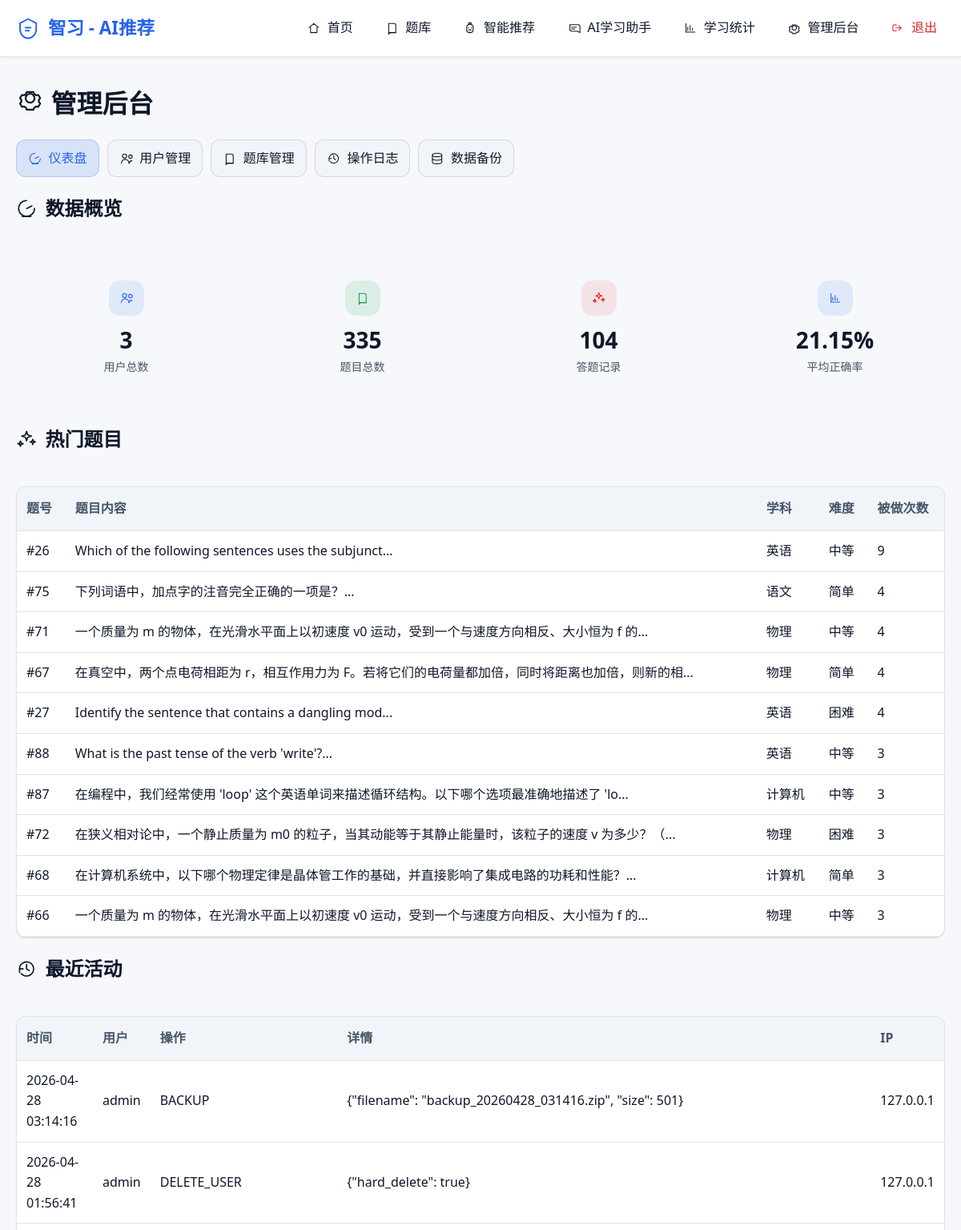
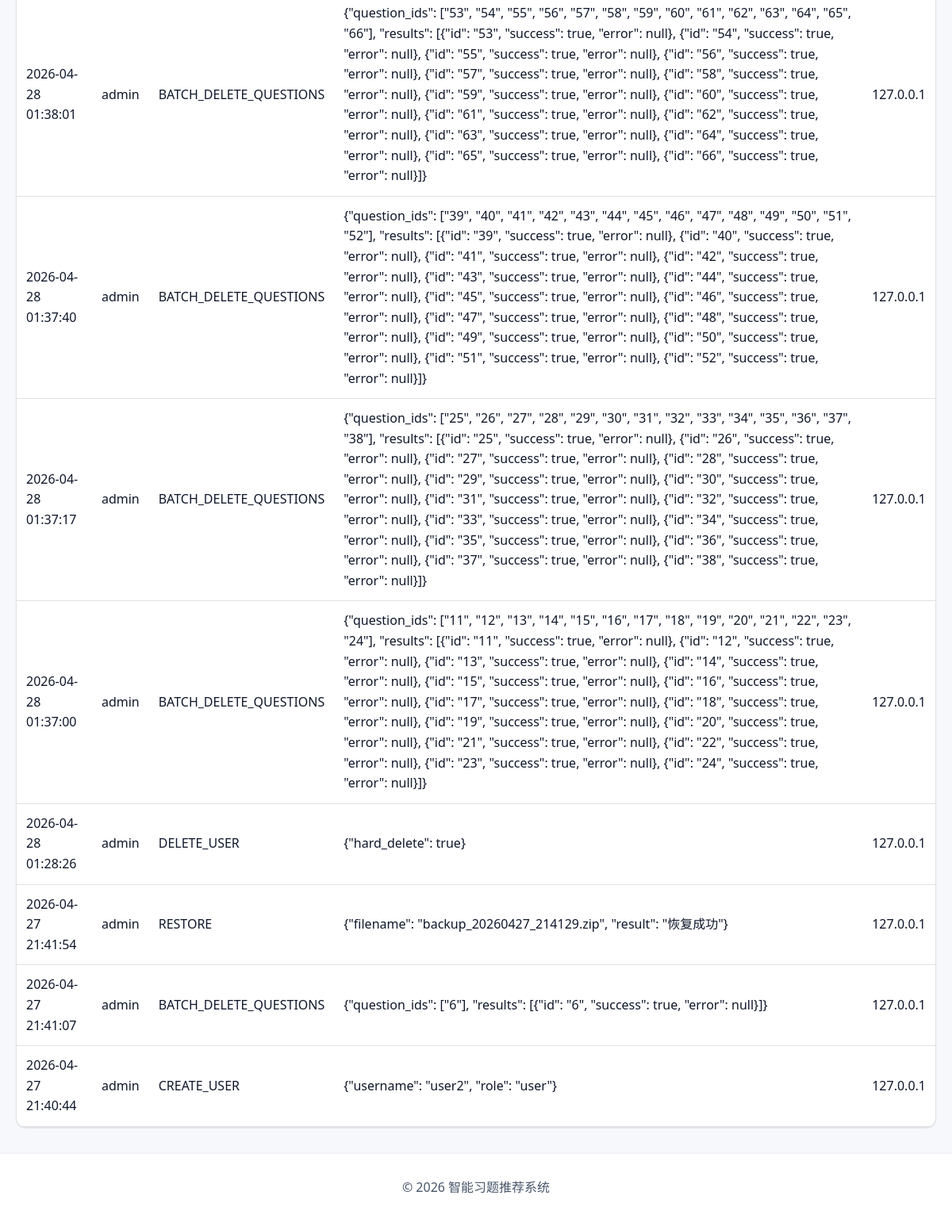
The page /admin (signed in) on the database its author committed (2 pictures, top to bottom).
### tables this page shows
CREATE TABLE questions (
                        id INTEGER PRIMARY KEY AUTOINCREMENT,
                        question TEXT NOT NULL,
                        options TEXT NOT NULL,
                        answer TEXT NOT NULL,
                        knowledge TEXT,
                        difficulty TEXT,
                        subject TEXT,
                        grade TEXT,
                        is_deleted INTEGER DEFAULT 0,
                        created_at TEXT DEFAULT (datetime('now')),
                        updated_at TEXT DEFAULT (datetime('now')),
                        created_by INTEGER REFERENCES users(id)
                    );

CREATE TABLE audit_logs (
                        id INTEGER PRIMARY KEY AUTOINCREMENT,
                        user_id INTEGER REFERENCES users(id),
                        action TEXT NOT NULL,
                        target_type TEXT,
                        target_id INTEGER,
                        details TEXT,
                        ip_address TEXT,
                        created_at TEXT DEFAULT (datetime('now'))
                    );

CREATE TABLE users (
                        id INTEGER PRIMARY KEY AUTOINCREMENT,
                        username TEXT UNIQUE NOT NULL,
                        password TEXT NOT NULL,
                        role TEXT DEFAULT 'user' CHECK(role IN ('admin', 'user')),
                        created_at TEXT DEFAULT (datetime('now')),
                        updated_at TEXT DEFAULT (datetime('now')),
                        is_deleted INTEGER DEFAULT 0
                    );

### exam-recommend-system/app.py (the view, shortened to what this page needs)
@app.route('/admin')
def admin():
    if 'username' not in session:
        return redirect(url_for('login'))
    user = UserModel.find_by_username(session['username'])
    if not user or user.get('role') != 'admin':
        return redirect(url_for('index'))
    from models import UserRecordModel
    total_users = UserModel.count()
    total_questions = QuestionModel.count()
    total_records = 0
    avg_accuracy = 0
    hot_questions = []
    recent_logs = []
    try:
        with db_config.get_connection() as conn:
            cursor = conn.cursor()
            if db_config.db_type == 'sqlite':
                cursor.execute("SELECT COUNT(*) as cnt FROM user_records")
                total_records = dict(cursor.fetchone())['cnt']
                cursor.execute("SELECT AVG(CAST(correct AS FLOAT)) * 100 as avg_acc FROM user_records")
                result = cursor.fetchone()
                avg_accuracy = round(dict(result)['avg_acc'] or 0, 2) if result else 0
                cursor.execute(
                    """SELECT q.id, q.question, q.subject, q.difficulty, COUNT(ur.id) as times_done
                       FROM user_records ur
                       JOIN questions q ON ur.question_id = q.id
                       GROUP BY q.id
                       ORDER BY times_done DESC, q.id DESC
                       LIMIT 10"""
                )
                for r in cursor.fetchall():
                    d = dict(r)
                    hot_questions.append(d)
                cursor.execute(
                    """SELECT al.id, al.created_at, al.user_id, u.username as username, al.action, al.target_type, al.target_id, al.details, al.ip_address
                       FROM audit_logs al
                       LEFT JOIN users u ON al.user_id = u.id
                       ORDER BY al.id DESC
                       LIMIT 10"""
                )
                for r in cursor.fetchall():
                    d = dict(r)
                    if d.get('created_at') and isinstance(d['created_at'], str) and len(d['created_at']) >= 19:
                        d['created_at'] = d['created_at'][:19].replace('T', ' ')
                    recent_logs.append(d)
    except:
        pass
    return render_template('admin/dashboard.html',
                          active_tab='dashboard',
                          stats={
                              'total_users': total_users,
                              'total_questions': total_questions,
                              'total_records': total_records,
                              'avg_accuracy': avg_accuracy
                          },
                          hot_questions=hot_questions,
                          recent_logs=recent_logs)

### exam-recommend-system/app.py (called while the page is built)
@app.before_request
def before_request():
    if request.endpoint and request.endpoint.startswith('admin.'):
        return
    if request.endpoint and request.endpoint in ('login', 'register', 'static'):
        return
    if request.path.startswith('/api/'):
        return

### exam-recommend-system/db_config.py (called while the page is built)
    def _create_sqlite_connection(self):
        conn = sqlite3.connect(self.db_path, check_same_thread=False)
        conn.row_factory = sqlite3.Row
        conn.execute('PRAGMA foreign_keys = ON')
        conn.execute('PRAGMA journal_mode = WAL')
        conn.execute('PRAGMA busy_timeout = 5000')
        return conn

    def get_pool(self):
        if self._pool is None:
            self.init_pool()
        return self._pool

    @contextmanager
    def get_connection(self):
        pool = self.get_pool()
        conn = None
        try:
            if self.db_type == 'sqlite':
                conn = pool.get_connection()
            else:
                conn = pool.getconn()
            conn.autocommit = False
            yield conn
            conn.commit()
        except Exception as e:
            if conn:
                conn.rollback()
            raise
        finally:
            if conn:
                if self.db_type == 'sqlite':
                    conn.close()
                else:
                    pool.putconn(conn)

    def get_connection(self):
        with self._lock:
            if self._pool:
                return self._pool.pop()
            if len(self._pool) < self.max_conn:
                return self.factory()
            raise Exception("连接池已满")

### exam-recommend-system/models.py (called while the page is built)
    @staticmethod
    def find_by_username(username):
        with db_config.get_connection() as conn:
            cursor = conn.cursor()
            if db_config.db_type == 'sqlite':
                cursor.execute(
                    "SELECT * FROM users WHERE username = ? AND is_deleted = 0",
                    (username,)
                )
            else:
                cursor.execute(
                    "SELECT * FROM users WHERE username = %s AND is_deleted = FALSE",
                    (username,)
                )
            row = cursor.fetchone()
            if row:
                return dict(row) if not isinstance(row, dict) else row
            return None

### exam-recommend-system/templates/admin/dashboard.html
{% extends "admin/base.html" %}
{% from "_icons.html" import icon %}
{% block admin_content %}
<h2 class="section-title">{{ icon('dashboard') }} 数据概览</h2>
<div class="stat-cards">
    <div class="stat-card">
        <div class="stat-icon">{{ icon('users') }}</div>
        <div class="value">{{ stats.total_users }}</div>
        <div class="label">用户总数</div>
    </div>
    <div class="stat-card">
        <div class="stat-icon stat-icon-success">{{ icon('book') }}</div>
        <div class="value">{{ stats.total_questions }}</div>
        <div class="label">题目总数</div>
    </div>
    <div class="stat-card">
        <div class="stat-icon stat-icon-danger">{{ icon('sparkles') }}</div>
        <div class="value">{{ stats.total_records }}</div>
        <div class="label">答题记录</div>
    </div>
    <div class="stat-card">
        <div class="stat-icon">{{ icon('chart') }}</div>
        <div class="value">{{ stats.avg_accuracy }}%</div>
        <div class="label">平均正确率</div>
    </div>
</div>
<h2 class="section-title">{{ icon('sparkles') }} 热门题目</h2>
<div class="table-container">
    <table class="data-table">
        <thead>
            <tr>
                <th>题号</th>
                <th>题目内容</th>
                <th>学科</th>
                <th>难度</th>
                <th>被做次数</th>
            </tr>
        </thead>
        <tbody>
            {% for q in hot_questions %}
            <tr>
                <td>#{{ q.id }}</td>
                <td>{{ q.question[:50] }}...</td>
                <td>{{ q.subject or '通用' }}</td>
                <td>{{ q.difficulty or '中等' }}</td>
                <td>{{ q.times_done }}</td>
            </tr>
            {% else %}
            <tr>
                <td colspan="5" class="table-empty">暂无数据</td>
            </tr>
            {% endfor %}
        </tbody>
    </table>
</div>
<h2 class="section-title">{{ icon('history') }} 最近活动</h2>
<div class="table-container">
    <table class="data-table">
        <thead>
            <tr>
                <th>时间</th>
                <th>用户</th>
                <th>操作</th>
                <th>详情</th>
                <th>IP</th>
            </tr>
        </thead>
        <tbody>
            {% for log in recent_logs %}
            <tr>
                <td>{{ log.created_at }}</td>
                <td>{{ log.username or log.user_id }}</td>
                <td>{{ log.action }}</td>
                <td>{{ log.details }}</td>
                <td>{{ log.ip_address or '-' }}</td>
            </tr>
            {% else %}
            <tr>
                <td colspan="5" class="table-empty">暂无日志</td>
            </tr>
            {% endfor %}
        </tbody>
    </table>
</div>
{% endblock %}

### exam-recommend-system/static/css/style.css (style rules this page uses)
:root { --color-brand: #2563EB; --color-brand-hover: #1D4ED8; --color-brand-soft: rgba(37, 99, 235, 0.10); --color-accent: #10B981; --color-bg: #F6F8FB; --color-surface: #FFFFFF; --color-surface-2: #F1F5F9; --color-text: #0F172A; --color-text-muted: #475569; --color-border: rgba(15, 23, 42, 0.12); --color-success: #16A34A; --color-warning: #D97706; --color-danger: #DC2626; --color-focus: rgba(37, 99, 235, 0.32); --font-sans: ui-sans-serif, system-ui, "Segoe UI", "Microsoft YaHei", Arial, sans-serif; --font-size-12: 12px; --font-size-14: 14px; --font-size-16: 16px; --font-size-18: 18px; --font-size-20: 20px; --font-size-24: 24px; --font-size-32: 32px; --line-compact: 1.35; --line-base: 1.6; --space-1: 4px; --space-2: 8px; --space-3: 12px; --space-4: 16px; --space-5: 20px; --space-6: 24px; --space-8: 32px; --space-10: 40px; --radius-1: 8px; --radius-2: 12px; --radius-3: 16px; --shadow-sm: 0 1px 2px rgba(2, 6, 23, 0.06), 0 1px 1px rgba(2, 6, 23, 0.04); --shadow-md: 0 8px 24px rgba(2, 6, 23, 0.12); --shadow-lg: 0 18px 50px rgba(2, 6, 23, 0.18); --transition-fast: 150ms ease-out; --transition-base: 220ms ease-out; --primary-color: var(--color-brand); --primary-hover: var(--color-brand-hover); --secondary-color: var(--color-bg); --text-color: var(--color-text); --text-light: var(--color-text-muted); --white: var(--color-surface); --success: var(--color-success); --warning: var(--color-warning); --danger: var(--color-danger); --shadow: var(--shadow-md); --radius: var(--radius-2); }
* { box-sizing: border-box; margin: 0; padding: 0; }
html { color-scheme: light dark; text-size-adjust: 100%; }
body { font-family: var(--font-sans); background-color: var(--color-bg); color: var(--color-text); line-height: var(--line-base); text-rendering: optimizeLegibility; }
.stat-card { text-align: center; padding: 30px; }
.stat-icon { display: inline-flex; align-items: center; justify-content: center; inline-size: 44px; block-size: 44px; border-radius: 14px; background: rgba(37, 99, 235, 0.10); color: var(--color-brand); margin: 0 auto var(--space-2); }
.stat-icon-success { background: rgba(22, 163, 74, 0.12); color: var(--color-success); }
.stat-icon-danger { background: rgba(220, 38, 38, 0.10); color: var(--color-danger); }
.section-title { margin-bottom: 20px; display: inline-flex; align-items: center; gap: 10px; }
.stat-cards { display: grid; grid-template-columns: repeat(auto-fit, minmax(200px, 1fr)); gap: 20px; margin-bottom: 10px; }
.stat-card .value { font-size: 28px; font-weight: 800; color: var(--color-text); }
.stat-card .label { color: var(--color-text-muted); font-size: 14px; }
.table-container { background: var(--color-surface); border-radius: 12px; box-shadow: var(--shadow-sm); border: 1px solid var(--color-border); overflow: hidden; }
.data-table { width: 100%; border-collapse: collapse; }
.data-table th { background: var(--color-surface-2); padding: 14px 12px; text-align: left; font-weight: 700; color: var(--color-text-muted); border-bottom: 1px solid var(--color-border); }
.data-table td { padding: 12px; border-bottom: 1px solid var(--color-border); }

### rows shown on the page
questions: id "26", question "Which of the following sentences uses the subjunct", subject "英语", difficulty "中等", times_done "9"
questions: id "75", question "下列词语中，加点字的注音完全正确的一项是？", subject "语文", difficulty "简单", times_done "4"
questions: id "71", question "一个质量为 m 的物体，在光滑水平面上以初速度 v0 运动，受到一个与速度方向相反、大小恒为 f 的", subject "物理", difficulty "中等", times_done "4"
questions: id "67", question "在真空中，两个点电荷相距为 r，相互作用力为 F。若将它们的电荷量都加倍，同时将距离也加倍，则新的相", subject "物理", difficulty "简单", times_done "4"
questions: id "27", question "Identify the sentence that contains a dangling mod", subject "英语", difficulty "困难", times_done "4"
questions: id "88", question "What is the past tense of the verb 'write'?", subject "英语", difficulty "中等", times_done "3"
questions: id "87", question "在编程中，我们经常使用 'loop' 这个英语单词来描述循环结构。以下哪个选项最准确地描述了 'lo", subject "计算机", difficulty "中等", times_done "3"
questions: id "72", question "在狭义相对论中，一个静止质量为 m0 的粒子，当其动能等于其静止能量时，该粒子的速度 v 为多少？（", subject "物理", difficulty "困难", times_done "3"
questions: id "68", question "在计算机系统中，以下哪个物理定律是晶体管工作的基础，并直接影响了集成电路的功耗和性能？", subject "计算机", difficulty "简单", times_done "3"
questions: id "66", question "一个质量为 m 的物体，在光滑水平面上以初速度 v0 运动，受到一个与速度方向相反、大小恒为 f 的", subject "物理", difficulty "中等", times_done "3"
audit_logs: created_at "2026-04-28 03:14:16", username "admin", action "BACKUP", details "{\"filename\": \"backup_20260428_031416.zip\", \"size\": 501}", ip_address "127.0.0.1"
audit_logs: created_at "2026-04-28 01:56:41", username "admin", action "DELETE_USER", details "{\"hard_delete\": true}", ip_address "127.0.0.1"
audit_logs: created_at "2026-04-28 01:38:01", username "admin", action "BATCH_DELETE_QUESTIONS", details "{\"question_ids\": [\"53\", \"54\", \"55\", \"56\", \"57\", \"58\", \"59\", \"60\", \"61\", \"62\", \"63\", \"64\", \"65\", \"66\"], \"results\": [{\"id\": \"53\", \"success\": true, \"error\": null}, {\"id\": \"54\", \"success\": true, \"error\": null}, {\"id\": \"55\", \"success\": true, \"error\": null}, {\"id\": \"56\", \"success\": true, \"error\": null}, {\"id\": \"57\", \"success\": true, \"error\": null}, {\"id\": \"58\", \"success\": true, \"error\": null}, {\"id\": \"59\", \"success\": true, \"error\": null}, {\"id\": \"60\", \"success\": true, \"error\": null}, {\"id\": \"61\", \"success\": true, \"error\": null}, {\"id\": \"62\", \"success\": true, \"error\": null}, {\"id\": \"63\", \"success\": true, \"error\": null}, {\"id\": \"64\", \"success\": true, \"error\": null}, {\"id\": \"65\", \"success\": true,…", ip_address "127.0.0.1"
audit_logs: created_at "2026-04-28 01:37:40", username "admin", action "BATCH_DELETE_QUESTIONS", details "{\"question_ids\": [\"39\", \"40\", \"41\", \"42\", \"43\", \"44\", \"45\", \"46\", \"47\", \"48\", \"49\", \"50\", \"51\", \"52\"], \"results\": [{\"id\": \"39\", \"success\": true, \"error\": null}, {\"id\": \"40\", \"success\": true, \"error\": null}, {\"id\": \"41\", \"success\": true, \"error\": null}, {\"id\": \"42\", \"success\": true, \"error\": null}, {\"id\": \"43\", \"success\": true, \"error\": null}, {\"id\": \"44\", \"success\": true, \"error\": null}, {\"id\": \"45\", \"success\": true, \"error\": null}, {\"id\": \"46\", \"success\": true, \"error\": null}, {\"id\": \"47\", \"success\": true, \"error\": null}, {\"id\": \"48\", \"success\": true, \"error\": null}, {\"id\": \"49\", \"success\": true, \"error\": null}, {\"id\": \"50\", \"success\": true, \"error\": null}, {\"id\": \"51\", \"success\": true,…", ip_address "127.0.0.1"
audit_logs: created_at "2026-04-28 01:37:17", username "admin", action "BATCH_DELETE_QUESTIONS", details "{\"question_ids\": [\"25\", \"26\", \"27\", \"28\", \"29\", \"30\", \"31\", \"32\", \"33\", \"34\", \"35\", \"36\", \"37\", \"38\"], \"results\": [{\"id\": \"25\", \"success\": true, \"error\": null}, {\"id\": \"26\", \"success\": true, \"error\": null}, {\"id\": \"27\", \"success\": true, \"error\": null}, {\"id\": \"28\", \"success\": true, \"error\": null}, {\"id\": \"29\", \"success\": true, \"error\": null}, {\"id\": \"30\", \"success\": true, \"error\": null}, {\"id\": \"31\", \"success\": true, \"error\": null}, {\"id\": \"32\", \"success\": true, \"error\": null}, {\"id\": \"33\", \"success\": true, \"error\": null}, {\"id\": \"34\", \"success\": true, \"error\": null}, {\"id\": \"35\", \"success\": true, \"error\": null}, {\"id\": \"36\", \"success\": true, \"error\": null}, {\"id\": \"37\", \"success\": true,…", ip_address "127.0.0.1"
audit_logs: created_at "2026-04-28 01:37:00", username "admin", action "BATCH_DELETE_QUESTIONS", details "{\"question_ids\": [\"11\", \"12\", \"13\", \"14\", \"15\", \"16\", \"17\", \"18\", \"19\", \"20\", \"21\", \"22\", \"23\", \"24\"], \"results\": [{\"id\": \"11\", \"success\": true, \"error\": null}, {\"id\": \"12\", \"success\": true, \"error\": null}, {\"id\": \"13\", \"success\": true, \"error\": null}, {\"id\": \"14\", \"success\": true, \"error\": null}, {\"id\": \"15\", \"success\": true, \"error\": null}, {\"id\": \"16\", \"success\": true, \"error\": null}, {\"id\": \"17\", \"success\": true, \"error\": null}, {\"id\": \"18\", \"success\": true, \"error\": null}, {\"id\": \"19\", \"success\": true, \"error\": null}, {\"id\": \"20\", \"success\": true, \"error\": null}, {\"id\": \"21\", \"success\": true, \"error\": null}, {\"id\": \"22\", \"success\": true, \"error\": null}, {\"id\": \"23\", \"success\": true,…", ip_address "127.0.0.1"
audit_logs: created_at "2026-04-28 01:28:26", username "admin", action "DELETE_USER", details "{\"hard_delete\": true}", ip_address "127.0.0.1"
audit_logs: created_at "2026-04-27 21:41:54", username "admin", action "RESTORE", details "{\"filename\": \"backup_20260427_214129.zip\", \"result\": \"恢复成功\"}", ip_address "127.0.0.1"
audit_logs: created_at "2026-04-27 21:41:07", username "admin", action "BATCH_DELETE_QUESTIONS", details "{\"question_ids\": [\"6\"], \"results\": [{\"id\": \"6\", \"success\": true, \"error\": null}]}", ip_address "127.0.0.1"
audit_logs: created_at "2026-04-27 21:40:44", username "admin", action "CREATE_USER", details "{\"username\": \"user2\", \"role\": \"user\"}", ip_address "127.0.0.1"

### other values the page prints
{{ stats.total_users }} "3"
{{ stats.total_questions }} "335"
{{ stats.total_records }} "104"
{{ stats.avg_accuracy }} "21.15"
